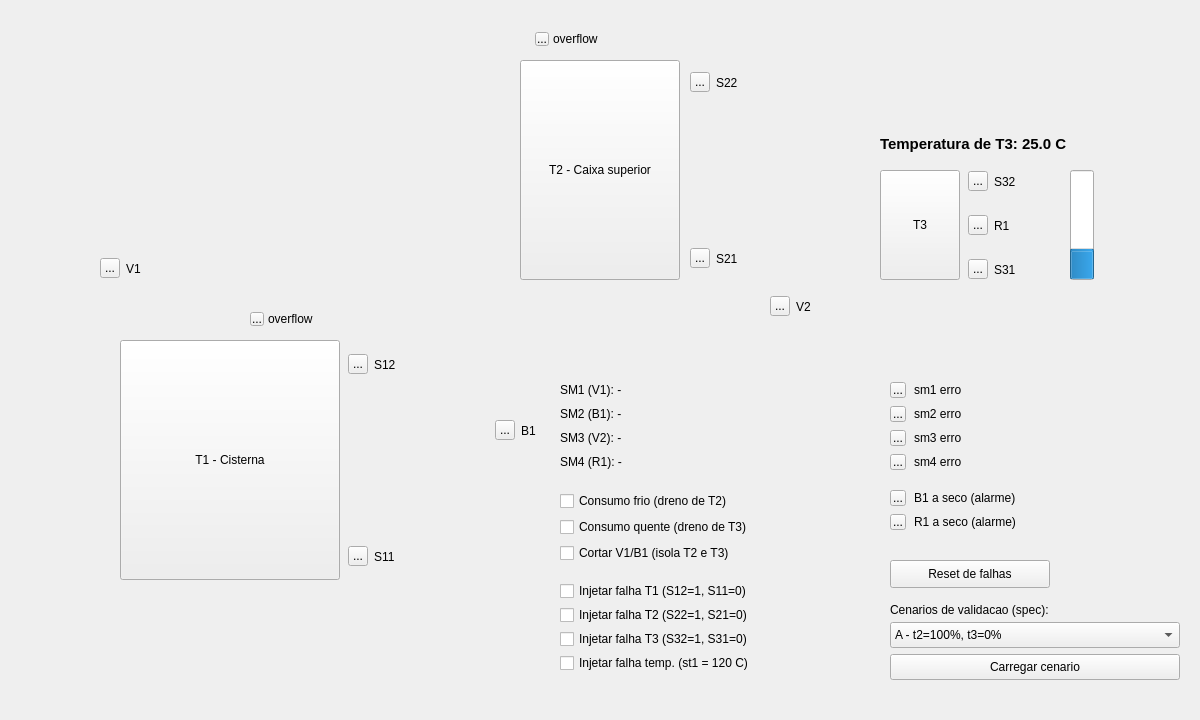
<?xml version="1.0" encoding="UTF-8"?>
<ui version="4.0">
 <class>MainWindow</class>
 <widget class="QMainWindow" name="MainWindow">
  <property name="geometry">
   <rect><x>0</x><y>0</y><width>1200</width><height>720</height></rect>
  </property>
  <property name="windowTitle">
   <string>Automacao Predial Hidraulica - Agua Quente e Controle Termico</string>
  </property>
  <widget class="QWidget" name="centralwidget">
   <widget class="PipesView" name="pipes">
    <property name="geometry">
     <rect><x>0</x><y>0</y><width>1200</width><height>720</height></rect>
    </property>
   </widget>
   <widget class="cedaTank" name="toolButton_t2">
    <property name="geometry">
     <rect><x>520</x><y>60</y><width>160</width><height>220</height></rect>
    </property>
    <property name="text">
     <string>T2 - Caixa superior</string>
    </property>
   </widget>
   <widget class="cedaTank" name="toolButton_t3">
    <property name="geometry">
     <rect><x>880</x><y>170</y><width>80</width><height>110</height></rect>
    </property>
    <property name="text">
     <string>T3</string>
    </property>
   </widget>
   <widget class="cedaTank" name="toolButton_t1">
    <property name="geometry">
     <rect><x>120</x><y>340</y><width>220</width><height>240</height></rect>
    </property>
    <property name="text">
     <string>T1 - Cisterna</string>
    </property>
   </widget>
   <widget class="Led" name="toolButton_v1">
    <property name="geometry">
     <rect><x>100</x><y>258</y><width>20</width><height>20</height></rect>
    </property>
    <property name="text">
     <string>...</string>
    </property>
   </widget>
   <widget class="QLabel" name="label_v1">
    <property name="geometry">
     <rect><x>126</x><y>259</y><width>60</width><height>20</height></rect>
    </property>
    <property name="text">
     <string>V1</string>
    </property>
   </widget>
   <widget class="Led" name="toolButton_s12">
    <property name="geometry">
     <rect><x>348</x><y>354</y><width>20</width><height>20</height></rect>
    </property>
    <property name="text">
     <string>...</string>
    </property>
   </widget>
   <widget class="QLabel" name="label_s12">
    <property name="geometry">
     <rect><x>374</x><y>355</y><width>40</width><height>20</height></rect>
    </property>
    <property name="text">
     <string>S12</string>
    </property>
   </widget>
   <widget class="Led" name="toolButton_s11">
    <property name="geometry">
     <rect><x>348</x><y>546</y><width>20</width><height>20</height></rect>
    </property>
    <property name="text">
     <string>...</string>
    </property>
   </widget>
   <widget class="QLabel" name="label_s11">
    <property name="geometry">
     <rect><x>374</x><y>547</y><width>40</width><height>20</height></rect>
    </property>
    <property name="text">
     <string>S11</string>
    </property>
   </widget>
   <widget class="Led" name="toolButton_overflow1">
    <property name="geometry">
     <rect><x>250</x><y>312</y><width>14</width><height>14</height></rect>
    </property>
    <property name="text">
     <string>...</string>
    </property>
   </widget>
   <widget class="QLabel" name="label_ovf1">
    <property name="geometry">
     <rect><x>268</x><y>309</y><width>80</width><height>20</height></rect>
    </property>
    <property name="text">
     <string>overflow</string>
    </property>
   </widget>
   <widget class="Led" name="toolButton_b1">
    <property name="geometry">
     <rect><x>495</x><y>420</y><width>20</width><height>20</height></rect>
    </property>
    <property name="text">
     <string>...</string>
    </property>
   </widget>
   <widget class="QLabel" name="label_b1">
    <property name="geometry">
     <rect><x>521</x><y>421</y><width>30</width><height>20</height></rect>
    </property>
    <property name="text">
     <string>B1</string>
    </property>
   </widget>
   <widget class="Led" name="toolButton_s22">
    <property name="geometry">
     <rect><x>690</x><y>72</y><width>20</width><height>20</height></rect>
    </property>
    <property name="text">
     <string>...</string>
    </property>
   </widget>
   <widget class="QLabel" name="label_s22">
    <property name="geometry">
     <rect><x>716</x><y>73</y><width>40</width><height>20</height></rect>
    </property>
    <property name="text">
     <string>S22</string>
    </property>
   </widget>
   <widget class="Led" name="toolButton_s21">
    <property name="geometry">
     <rect><x>690</x><y>248</y><width>20</width><height>20</height></rect>
    </property>
    <property name="text">
     <string>...</string>
    </property>
   </widget>
   <widget class="QLabel" name="label_s21">
    <property name="geometry">
     <rect><x>716</x><y>249</y><width>40</width><height>20</height></rect>
    </property>
    <property name="text">
     <string>S21</string>
    </property>
   </widget>
   <widget class="Led" name="toolButton_overflow2">
    <property name="geometry">
     <rect><x>535</x><y>32</y><width>14</width><height>14</height></rect>
    </property>
    <property name="text">
     <string>...</string>
    </property>
   </widget>
   <widget class="QLabel" name="label_ovf2">
    <property name="geometry">
     <rect><x>553</x><y>29</y><width>80</width><height>20</height></rect>
    </property>
    <property name="text">
     <string>overflow</string>
    </property>
   </widget>
   <widget class="Led" name="toolButton_v2">
    <property name="geometry">
     <rect><x>770</x><y>296</y><width>20</width><height>20</height></rect>
    </property>
    <property name="text">
     <string>...</string>
    </property>
   </widget>
   <widget class="QLabel" name="label_v2">
    <property name="geometry">
     <rect><x>796</x><y>297</y><width>30</width><height>20</height></rect>
    </property>
    <property name="text">
     <string>V2</string>
    </property>
   </widget>
   <widget class="Led" name="toolButton_s32">
    <property name="geometry">
     <rect><x>968</x><y>171</y><width>20</width><height>20</height></rect>
    </property>
    <property name="text">
     <string>...</string>
    </property>
   </widget>
   <widget class="QLabel" name="label_s32">
    <property name="geometry">
     <rect><x>994</x><y>172</y><width>40</width><height>20</height></rect>
    </property>
    <property name="text">
     <string>S32</string>
    </property>
   </widget>
   <widget class="Led" name="toolButton_r1">
    <property name="geometry">
     <rect><x>968</x><y>215</y><width>20</width><height>20</height></rect>
    </property>
    <property name="text">
     <string>...</string>
    </property>
   </widget>
   <widget class="QLabel" name="label_r1">
    <property name="geometry">
     <rect><x>994</x><y>216</y><width>30</width><height>20</height></rect>
    </property>
    <property name="text">
     <string>R1</string>
    </property>
   </widget>
   <widget class="Led" name="toolButton_s31">
    <property name="geometry">
     <rect><x>968</x><y>259</y><width>20</width><height>20</height></rect>
    </property>
    <property name="text">
     <string>...</string>
    </property>
   </widget>
   <widget class="QLabel" name="label_s31">
    <property name="geometry">
     <rect><x>994</x><y>260</y><width>40</width><height>20</height></rect>
    </property>
    <property name="text">
     <string>S31</string>
    </property>
   </widget>
   <widget class="QLabel" name="label_temp">
    <property name="geometry">
     <rect><x>880</x><y>130</y><width>260</width><height>28</height></rect>
    </property>
    <property name="text">
     <string>Temperatura de T3: 25.0 C</string>
    </property>
    <property name="font">
     <font><pointsize>11</pointsize><bold>true</bold></font>
    </property>
   </widget>
   <widget class="QProgressBar" name="progressBar_temp">
    <property name="geometry">
     <rect><x>1070</x><y>170</y><width>24</width><height>110</height></rect>
    </property>
    <property name="minimum">
     <number>0</number>
    </property>
    <property name="maximum">
     <number>100</number>
    </property>
    <property name="value">
     <number>25</number>
    </property>
    <property name="textVisible">
     <bool>false</bool>
    </property>
    <property name="orientation">
     <enum>Qt::Vertical</enum>
    </property>
   </widget>
   <widget class="QLabel" name="label_sm1">
    <property name="geometry">
     <rect><x>560</x><y>380</y><width>310</width><height>20</height></rect>
    </property>
    <property name="text">
     <string>SM1 (V1): -</string>
    </property>
   </widget>
   <widget class="QLabel" name="label_sm2">
    <property name="geometry">
     <rect><x>560</x><y>404</y><width>310</width><height>20</height></rect>
    </property>
    <property name="text">
     <string>SM2 (B1): -</string>
    </property>
   </widget>
   <widget class="QLabel" name="label_sm3">
    <property name="geometry">
     <rect><x>560</x><y>428</y><width>310</width><height>20</height></rect>
    </property>
    <property name="text">
     <string>SM3 (V2): -</string>
    </property>
   </widget>
   <widget class="QLabel" name="label_sm4">
    <property name="geometry">
     <rect><x>560</x><y>452</y><width>310</width><height>20</height></rect>
    </property>
    <property name="text">
     <string>SM4 (R1): -</string>
    </property>
   </widget>
   <widget class="QCheckBox" name="checkBox_dreno2">
    <property name="geometry">
     <rect><x>560</x><y>490</y><width>320</width><height>22</height></rect>
    </property>
    <property name="text">
     <string>Consumo frio (dreno de T2)</string>
    </property>
   </widget>
   <widget class="QCheckBox" name="checkBox_dreno3">
    <property name="geometry">
     <rect><x>560</x><y>516</y><width>320</width><height>22</height></rect>
    </property>
    <property name="text">
     <string>Consumo quente (dreno de T3)</string>
    </property>
   </widget>
   <widget class="QCheckBox" name="checkBox_sem_abastecimento">
    <property name="geometry">
     <rect><x>560</x><y>542</y><width>320</width><height>22</height></rect>
    </property>
    <property name="text">
     <string>Cortar V1/B1 (isola T2 e T3)</string>
    </property>
   </widget>
   <widget class="QCheckBox" name="checkBox_falha_sm1">
    <property name="geometry">
     <rect><x>560</x><y>580</y><width>320</width><height>22</height></rect>
    </property>
    <property name="text">
     <string>Injetar falha T1 (S12=1, S11=0)</string>
    </property>
   </widget>
   <widget class="QCheckBox" name="checkBox_falha_sm2">
    <property name="geometry">
     <rect><x>560</x><y>604</y><width>320</width><height>22</height></rect>
    </property>
    <property name="text">
     <string>Injetar falha T2 (S22=1, S21=0)</string>
    </property>
   </widget>
   <widget class="QCheckBox" name="checkBox_falha_sm3">
    <property name="geometry">
     <rect><x>560</x><y>628</y><width>320</width><height>22</height></rect>
    </property>
    <property name="text">
     <string>Injetar falha T3 (S32=1, S31=0)</string>
    </property>
   </widget>
   <widget class="QCheckBox" name="checkBox_falha_sm4">
    <property name="geometry">
     <rect><x>560</x><y>652</y><width>320</width><height>22</height></rect>
    </property>
    <property name="text">
     <string>Injetar falha temp. (st1 = 120 C)</string>
    </property>
   </widget>
   <widget class="Led" name="toolButton_led_sm1_err">
    <property name="geometry">
     <rect><x>890</x><y>382</y><width>16</width><height>16</height></rect>
    </property>
    <property name="text">
     <string>...</string>
    </property>
   </widget>
   <widget class="QLabel" name="label_e1">
    <property name="geometry">
     <rect><x>914</x><y>380</y><width>200</width><height>20</height></rect>
    </property>
    <property name="text">
     <string>sm1 erro</string>
    </property>
   </widget>
   <widget class="Led" name="toolButton_led_sm2_err">
    <property name="geometry">
     <rect><x>890</x><y>406</y><width>16</width><height>16</height></rect>
    </property>
    <property name="text">
     <string>...</string>
    </property>
   </widget>
   <widget class="QLabel" name="label_e2">
    <property name="geometry">
     <rect><x>914</x><y>404</y><width>200</width><height>20</height></rect>
    </property>
    <property name="text">
     <string>sm2 erro</string>
    </property>
   </widget>
   <widget class="Led" name="toolButton_led_sm3_err">
    <property name="geometry">
     <rect><x>890</x><y>430</y><width>16</width><height>16</height></rect>
    </property>
    <property name="text">
     <string>...</string>
    </property>
   </widget>
   <widget class="QLabel" name="label_e3">
    <property name="geometry">
     <rect><x>914</x><y>428</y><width>200</width><height>20</height></rect>
    </property>
    <property name="text">
     <string>sm3 erro</string>
    </property>
   </widget>
   <widget class="Led" name="toolButton_led_sm4_err">
    <property name="geometry">
     <rect><x>890</x><y>454</y><width>16</width><height>16</height></rect>
    </property>
    <property name="text">
     <string>...</string>
    </property>
   </widget>
   <widget class="QLabel" name="label_e4">
    <property name="geometry">
     <rect><x>914</x><y>452</y><width>200</width><height>20</height></rect>
    </property>
    <property name="text">
     <string>sm4 erro</string>
    </property>
   </widget>
   <widget class="Led" name="toolButton_pump_dry">
    <property name="geometry">
     <rect><x>890</x><y>490</y><width>16</width><height>16</height></rect>
    </property>
    <property name="text">
     <string>...</string>
    </property>
   </widget>
   <widget class="QLabel" name="label_dry">
    <property name="geometry">
     <rect><x>914</x><y>488</y><width>250</width><height>20</height></rect>
    </property>
    <property name="text">
     <string>B1 a seco (alarme)</string>
    </property>
   </widget>
   <widget class="Led" name="toolButton_heater_dry">
    <property name="geometry">
     <rect><x>890</x><y>514</y><width>16</width><height>16</height></rect>
    </property>
    <property name="text">
     <string>...</string>
    </property>
   </widget>
   <widget class="QLabel" name="label_hdry">
    <property name="geometry">
     <rect><x>914</x><y>512</y><width>250</width><height>20</height></rect>
    </property>
    <property name="text">
     <string>R1 a seco (alarme)</string>
    </property>
   </widget>
   <widget class="QPushButton" name="pushButton_reset">
    <property name="geometry">
     <rect><x>890</x><y>560</y><width>160</width><height>28</height></rect>
    </property>
    <property name="text">
     <string>Reset de falhas</string>
    </property>
   </widget>
   <widget class="QLabel" name="label_cenario">
    <property name="geometry">
     <rect><x>890</x><y>600</y><width>290</width><height>20</height></rect>
    </property>
    <property name="text">
     <string>Cenarios de validacao (spec):</string>
    </property>
   </widget>
   <widget class="QComboBox" name="comboBox_cenario">
    <property name="geometry">
     <rect><x>890</x><y>622</y><width>290</width><height>26</height></rect>
    </property>
    <item>
     <property name="text">
      <string>A - t2=100%, t3=0%</string>
     </property>
    </item>
    <item>
     <property name="text">
      <string>B - t2=50%, t3=0%</string>
     </property>
    </item>
    <item>
     <property name="text">
      <string>C - t2=0%, t3=100%</string>
     </property>
    </item>
    <item>
     <property name="text">
      <string>D - t2=10%, t3=89%</string>
     </property>
    </item>
    <item>
     <property name="text">
      <string>E - t2=50%, t3=15%, 50 C</string>
     </property>
    </item>
   </widget>
   <widget class="QPushButton" name="pushButton_cenario">
    <property name="geometry">
     <rect><x>890</x><y>654</y><width>290</width><height>26</height></rect>
    </property>
    <property name="text">
     <string>Carregar cenario</string>
    </property>
   </widget>
  </widget>
 </widget>
 <customwidgets>
  <customwidget>
   <class>cedaTank</class>
   <extends>QToolButton</extends>
   <header>cedatank.h</header>
  </customwidget>
  <customwidget>
   <class>Led</class>
   <extends>QToolButton</extends>
   <header>led.h</header>
  </customwidget>
  <customwidget>
   <class>PipesView</class>
   <extends>QWidget</extends>
   <header>pipesview.h</header>
   <container>1</container>
  </customwidget>
 </customwidgets>
 <resources/>
 <connections/>
</ui>
